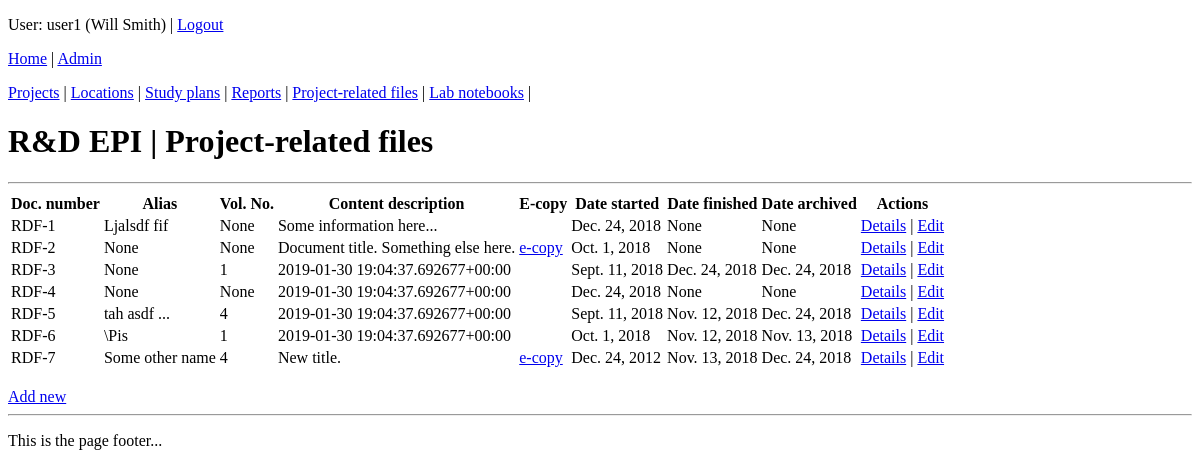
The page /coreapp/relatedfile/ (signed in) on the database as committed earlier.
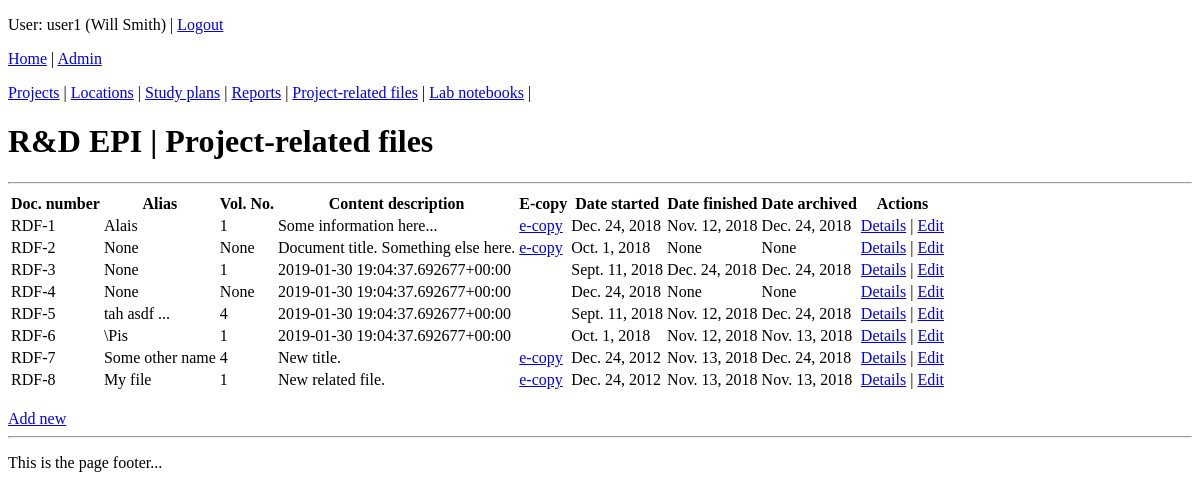
The same page on the database as committed later.
### coreapp/models.py (models this page shows, shortened)
class User (AbstractUser):
    date_left = models.DateField(null=True, blank=True)
    def __str__(self):
        return self.get_full_name()

class Document(models.Model):
    author = models.ForeignKey(settings.AUTH_USER_MODEL, on_delete=models.SET_NULL, blank=True, null=True, verbose_name="Main author")
    project = models.ForeignKey(Project, on_delete=models.SET_NULL, blank=True, null=True, verbose_name="Associated project")
    title = models.TextField("Document title")
    location = models.ForeignKey(Location, on_delete=models.SET_NULL, blank=True, null=True, verbose_name="Hard copy location")
    document_code = models.CharField("Document code (e.g. study plan, report... )", max_length=3, choices=DOCUMENT_CODE, default='OTH')
    efile = models.FileField("Scanned copy", upload_to='uploads/', null=True, blank=True)
    class Meta:
        abstract = True

class RelatedFile(Document):
    author = models.ManyToManyField(settings.AUTH_USER_MODEL, verbose_name="Author(s)")
    project = models.ManyToManyField(Project, verbose_name="Associated project(s)")
    date_started = models.DateField("Date started", null=True, blank=True)
    date_finished = models.DateField("Date finished", null=True, blank=True)
    date_archived = models.DateField("Date archived", null=True, blank=True)
    alias = models.CharField("Alias (other names this file may be known as)", max_length=512, null=True, blank=True)
    vol_num = models.IntegerField("Volume number", null=True, blank=True)
    document_code = 'RDF'

### coreapp/views.py (the view)
# urls.py: path('relatedfile/', views.relatedfile_list, name='relatedfile-list'),
@login_required
def relatedfile_list(request):
    relatedfiles = RelatedFile.objects.all()
    context = {'relatedfiles': relatedfiles, 'page_title': 'R&D EPI | Project-related files'}
    return render(request, 'coreapp/relatedfile_list.html', context)

### coreapp/templates/coreapp/relatedfile_list.html
{% extends 'coreapp/base_generic.html' %}
{% block content %}
	<h1>{{ page_title }}</h1>
	<hr>
	<table>
		<thead>
			<th>Doc. number</th>
			<th>Alias</th>
			<th>Vol. No.</th>
			<th>Content description</th>
			<th>E-copy</th>
			<th>Date started</th>
			<th>Date finished</th>
			<th>Date archived</th>
			<th>Actions</th>
		</thead>
		{% for relatedfile in relatedfiles %}
		<tr>
			<td>{{ relatedfile.document_code }}-{{ relatedfile.id }}</td>
			<td>{{ relatedfile.alias }}</td>
			<td>{{ relatedfile.vol_num }}</td>
			<td>{{ relatedfile.title|truncatechars:75 }}</td>
			<td>
			{% if relatedfile.efile %}
				<a href="{{ MEDIA_URL }}{{ relatedfile.efile }}">e-copy</a>
			{% endif %}
			</td>
			<td>{{ relatedfile.date_started }}</td>
			<td>{{ relatedfile.date_finished }}</td>
			<td>{{ relatedfile.date_archived }}</td>
			<td><a href="{% url 'relatedfile-detail' relatedfile.id %}">Details</a> | <a href="{% url 'relatedfile-edit' relatedfile.id %}">Edit</a></td>
		</tr>
		{% endfor %}
	</table>
	<br>
	<a href="{% url 'relatedfile-create' %}">Add new</a>
{% endblock %}

### coreapp/templates/coreapp/base_generic.html (shortened to what this page needs)
<!DOCTYPE html>
<html>
<head>
	</head>
<body>
	{% if user.is_authenticated %}
	<p>User: {{ user.username }} ({{ user }}) | <a href="{% url 'logout'%}">Logout</a></p>
	{% endif %}
	<p><a href="{% url 'home' %}">Home</a> | <a href="{% url 'admin:index' %}">Admin</a></p>
	<a href="{% url 'project-list' %}">Projects</a> |
	<a href="{% url 'location-list' %}">Locations</a> |
	<a href="{% url 'studyplan-list' %}">Study plans</a> |
	<a href="{% url 'report-list' %}">Reports</a> |
	<a href="{% url 'relatedfile-list' %}">Project-related files</a> |
	<a href="{% url 'labbook-list' %}">Lab notebooks</a> |
	{% block content %}
	{% endblock %}
	{% block footer %}
	<hr>
	<p>This is the page footer...</p>
	{% endblock %}
</body>
</html>

Rows that differ between the two databases and show on the page:
changed RelatedFile "Some information here...": alias "Ljalsdf fif" → "Alais"; vol_num "None" → "1"; date_finished "None" → "Nov. 12, 2018"; date_archived "None" → "Dec. 24, 2018"; now shows "e-copy"
added RelatedFile: document_code "RDF", id "8", alias "My file", vol_num "1", title "New related file.", date_started "Dec. 24, 2012", date_finished "Nov. 13, 2018", date_archived "Nov. 13, 2018"
